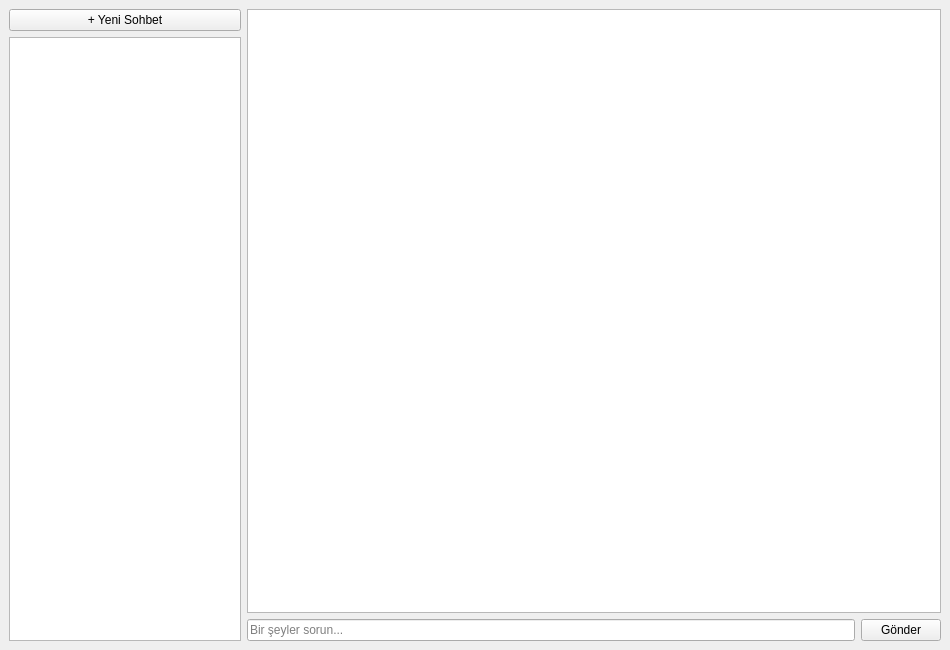
<?xml version="1.0" encoding="UTF-8"?>
<ui version="4.0">
 <class>MainWindow</class>
 <widget class="QMainWindow" name="MainWindow">
  <property name="geometry">
   <rect>
    <x>0</x>
    <y>0</y>
    <width>950</width>
    <height>650</height>
   </rect>
  </property>
  <property name="windowTitle">
   <string>Pardus Otağı</string>
  </property>
  <widget class="QWidget" name="centralwidget">
   <layout class="QHBoxLayout" name="mainHorizontalLayout" stretch="1,3">


    <item>
     <layout class="QVBoxLayout" name="leftPanelLayout">
      <item>
       <widget class="QPushButton" name="newChatButton">
        <property name="text">
         <string>+ Yeni Sohbet</string>
        </property>
       </widget>
      </item>
      <item>
       <widget class="QListWidget" name="chatListWidget"/>
      </item>
     </layout>
    </item>


    <item>
     <layout class="QVBoxLayout" name="rightPanelLayout">
      <item>
       <widget class="QTextEdit" name="chatHistoryTextEdit">
        <property name="readOnly">
         <bool>true</bool>
        </property>
       </widget>
      </item>
      <item>
       <layout class="QHBoxLayout" name="inputHorizontalLayout">
        <item>
         <widget class="QLineEdit" name="promptLineEdit">
          <property name="placeholderText">
           <string>Bir şeyler sorun...</string>
          </property>
         </widget>
        </item>
        <item>
         <widget class="QPushButton" name="sendButton">
          <property name="text">
           <string>Gönder</string>
          </property>
         </widget>
        </item>
       </layout>
      </item>
     </layout>
    </item>

   </layout>
  </widget>
 </widget>
 <resources/>
 <connections/>
</ui>
